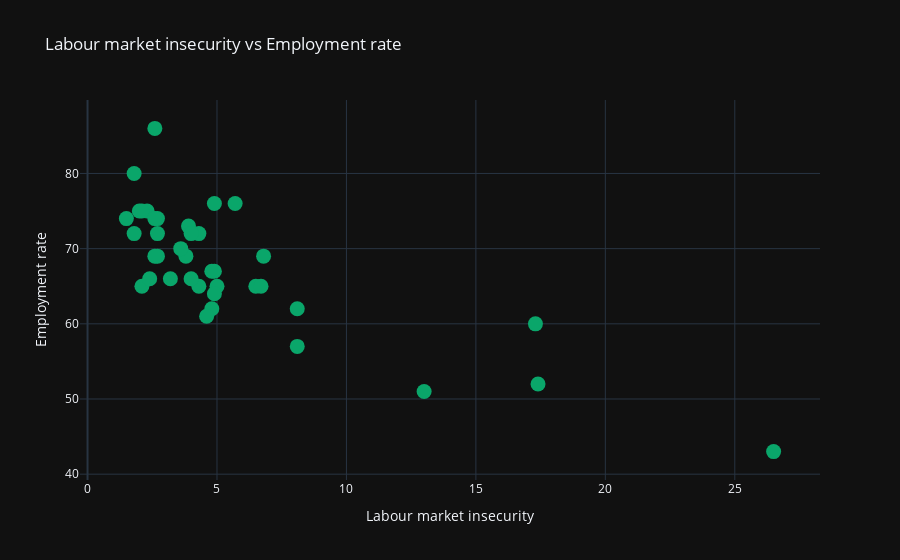

Notebook cell for this chart:
### Code cell
iplot(go.Figure(data= data,layout=layout))

### Figure 1 — Plotly figure (JSON) as saved in the notebook; plotly's stock layout.template omitted (floating-point values rounded to 4 significant figures)
{"data": [{"marker": {"color": "rgb(10, 166, 106)", "size": 15}, "mode": "markers", "text": ["Australia", "Austria", "Belgium", "Canada", "Chile", "Czech Republic", "Denmark", "Estonia", "Finland", "France", "Germany", "Greece", "Hungary", "Iceland", "Ireland", "Israel", "Italy", "Japan", "South Korea", "Latvia", "Luxembourg", "Mexico", "Netherlands", "New Zealand", "Norway", "Poland", "Portugal", "Slovak Republic", "Slovenia", "Spain", "Sweden", "Switzerland", "Turkey", "United Kingdom", "USA", "OECD - Total", "Brazil", "Russia", "South Africa"], "type": "scatter", "x": [4.3, 2.7, 4.8, 3.9, 8.1, 1.8, 2.3, 4.0, 2.7, 5.0, 2.0, 17.4, 4.8, 2.6, 2.1, 2.6, 8.1, 1.5, 2.4, 6.8, 3.2, 4.6, 2.1, 4.9, 2.7, 4.3, 6.5, 6.7, 4.0, 17.3, 5.7, 1.8, 13.0, 2.6, 3.8, 4.9, 4.9, 3.6, 26.5], "y": [72, 72, 62, 73, 62, 72, 75, 72, 69, 65, 75, 52, 67, 86, 65, 69, 57, 74, 66, 69, 66, 61, 75, 76, 74, 65, 65, 65, 66, 60, 76, 80, 51, 74, 69, 67, 64, 70, 43]}], "layout": {"hovermode": "closest", "title": {"text": "Labour market insecurity vs Employment rate"}, "xaxis": {"title": {"text": "Labour market insecurity"}}, "yaxis": {"title": {"text": "Employment rate"}}}}
